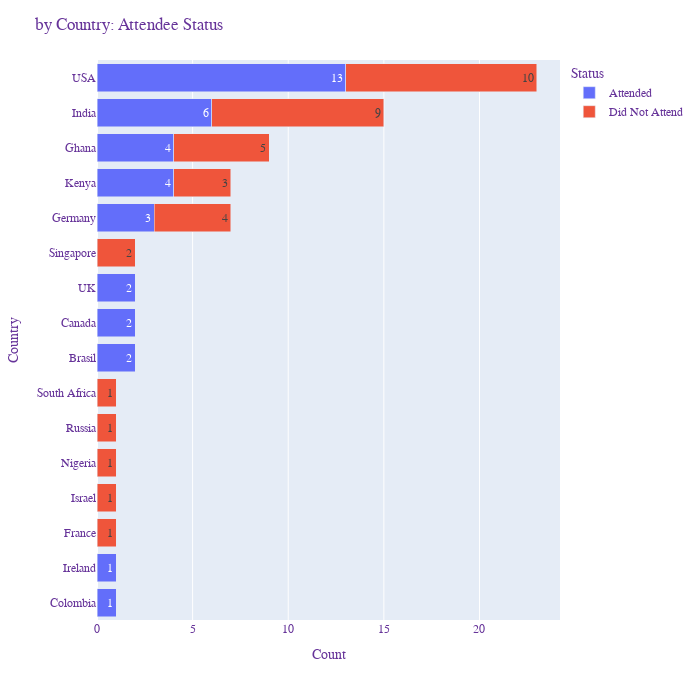

The notebook cell this image was saved under:
### Code cell
import plotly.express as px

# Select the ones you want
df_use=dfall.copy()

# df_use['Participant_Status']='xxx'

# df_use['Participant_Status'].mask(df_use['status'] == 0, '2_Did Not Attend', inplace=True)
# df_use['Participant_Status'].mask(df_use['status'] == 1, '1_Attended', inplace=True)

# drop_cols = ['status']
# df_use = df_use.drop(drop_cols, axis=1, inplace=True)

# #df_use['status'].mask(df_use['status'] == '0', 'Did Not Attend', inplace=True)
# #df_use['status'].mask(df_use['status'] == '1', 'Attended', inplace=True)

# df_use = df_use.rename(columns={'Participant_Status': 'status'})


grouped_yr_status = df_use.groupby(['country','status_c']).count()
grouped_yr_status=grouped_yr_status.reset_index()

df4 = grouped_yr_status[['country', 'status_c', 'count']]

fig = px.bar(df4, 
             y="country", 
             x="count", 
             color="status_c", 
             text='count',
             #textposition='inside',
             orientation='h',
            )

fig.update_layout(
    title="by Country: Attendee Status",
    xaxis_title="Count",
    yaxis_title="Country",
    legend_title="Status",
    font=dict(
        family="Courier New, monospace",
        size=12,
        color="RebeccaPurple"
    ),
    yaxis_categoryorder='category ascending',
                  width=700,
                  height=700,    
    
)
 
fig.update_layout(barmode='stack', yaxis={'categoryorder':'total ascending'})
fig.update_layout(showlegend=True)
#fig.write_html(f'../graphs/bar_all_country.html', include_plotlyjs="cdn")

fig.show()

### Figure 1 — Plotly figure (JSON) as saved in the notebook; plotly's stock layout.template omitted (floating-point values rounded to 4 significant figures)
{"data": [{"alignmentgroup": "True", "hovertemplate": "status_c=Attended<br>count=%{text}<br>country=%{y}<extra></extra>", "legendgroup": "Attended", "marker": {"color": "#636efa", "pattern": {"shape": ""}}, "name": "Attended", "offsetgroup": "Attended", "orientation": "h", "showlegend": true, "text": [2, 2, 1, 3, 4, 6, 1, 4, 2, 13], "textposition": "auto", "type": "bar", "x": [2, 2, 1, 3, 4, 6, 1, 4, 2, 13], "xaxis": "x", "y": ["Brasil", "Canada", "Colombia", "Germany", "Ghana", "India", "Ireland", "Kenya", "UK", "USA"], "yaxis": "y"}, {"alignmentgroup": "True", "hovertemplate": "status_c=Did Not Attend<br>count=%{text}<br>country=%{y}<extra></extra>", "legendgroup": "Did Not Attend", "marker": {"color": "#EF553B", "pattern": {"shape": ""}}, "name": "Did Not Attend", "offsetgroup": "Did Not Attend", "orientation": "h", "showlegend": true, "text": [1, 4, 5, 9, 1, 3, 1, 1, 2, 1, 10], "textposition": "auto", "type": "bar", "x": [1, 4, 5, 9, 1, 3, 1, 1, 2, 1, 10], "xaxis": "x", "y": ["France", "Germany", "Ghana", "India", "Israel", "Kenya", "Nigeria", "Russia", "Singapore", "South Africa", "USA"], "yaxis": "y"}], "layout": {"barmode": "stack", "font": {"color": "RebeccaPurple", "family": "Courier New, monospace", "size": 12}, "height": 700, "legend": {"title": {"text": "Status"}, "tracegroupgap": 0}, "margin": {"t": 60}, "showlegend": true, "title": {"text": "by Country: Attendee Status"}, "width": 700, "xaxis": {"anchor": "y", "domain": [0, 1], "title": {"text": "Count"}}, "yaxis": {"anchor": "x", "categoryorder": "total ascending", "domain": [0, 1], "title": {"text": "Country"}}}}
